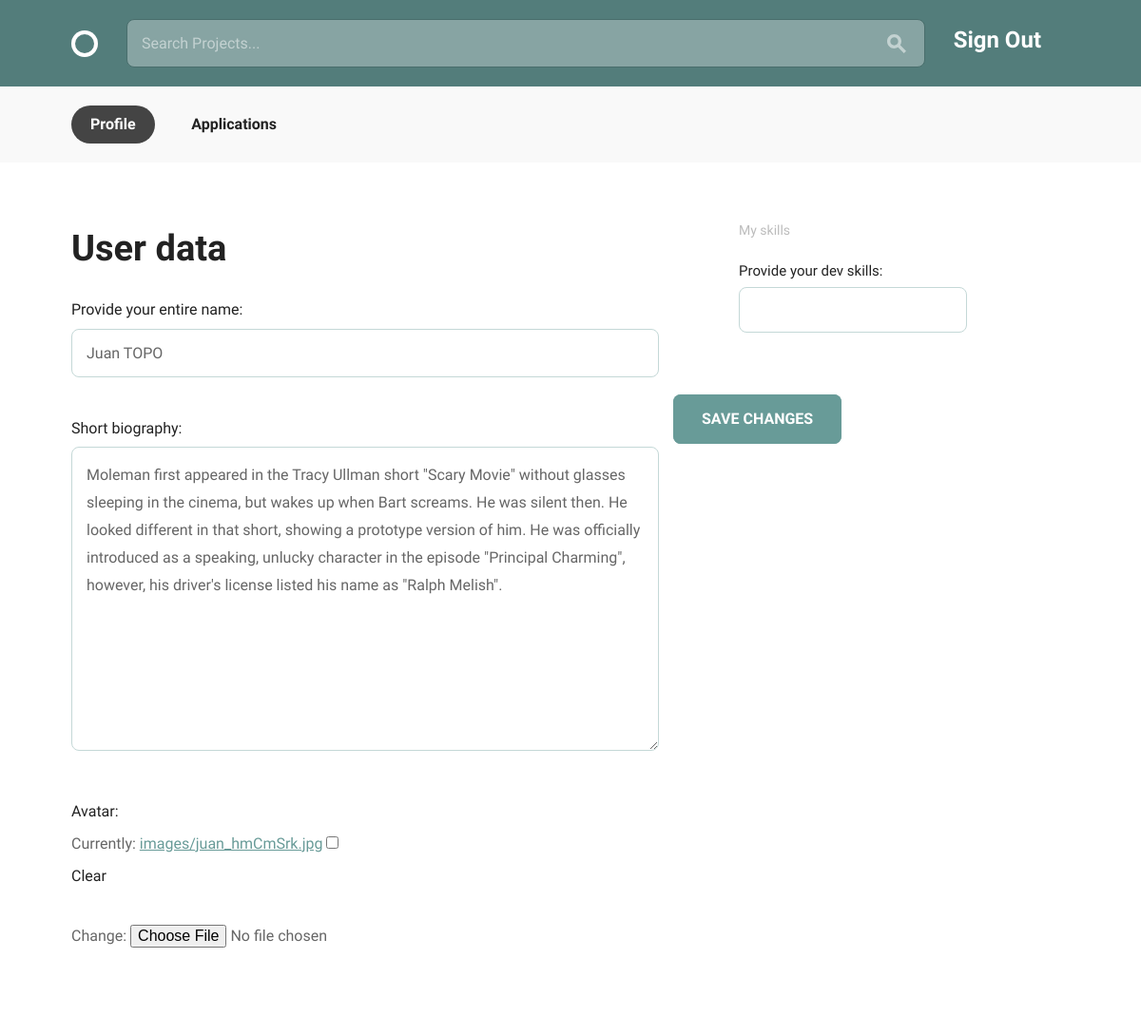
Before: /teams/profile_edit/ (signed in) with the older database file.
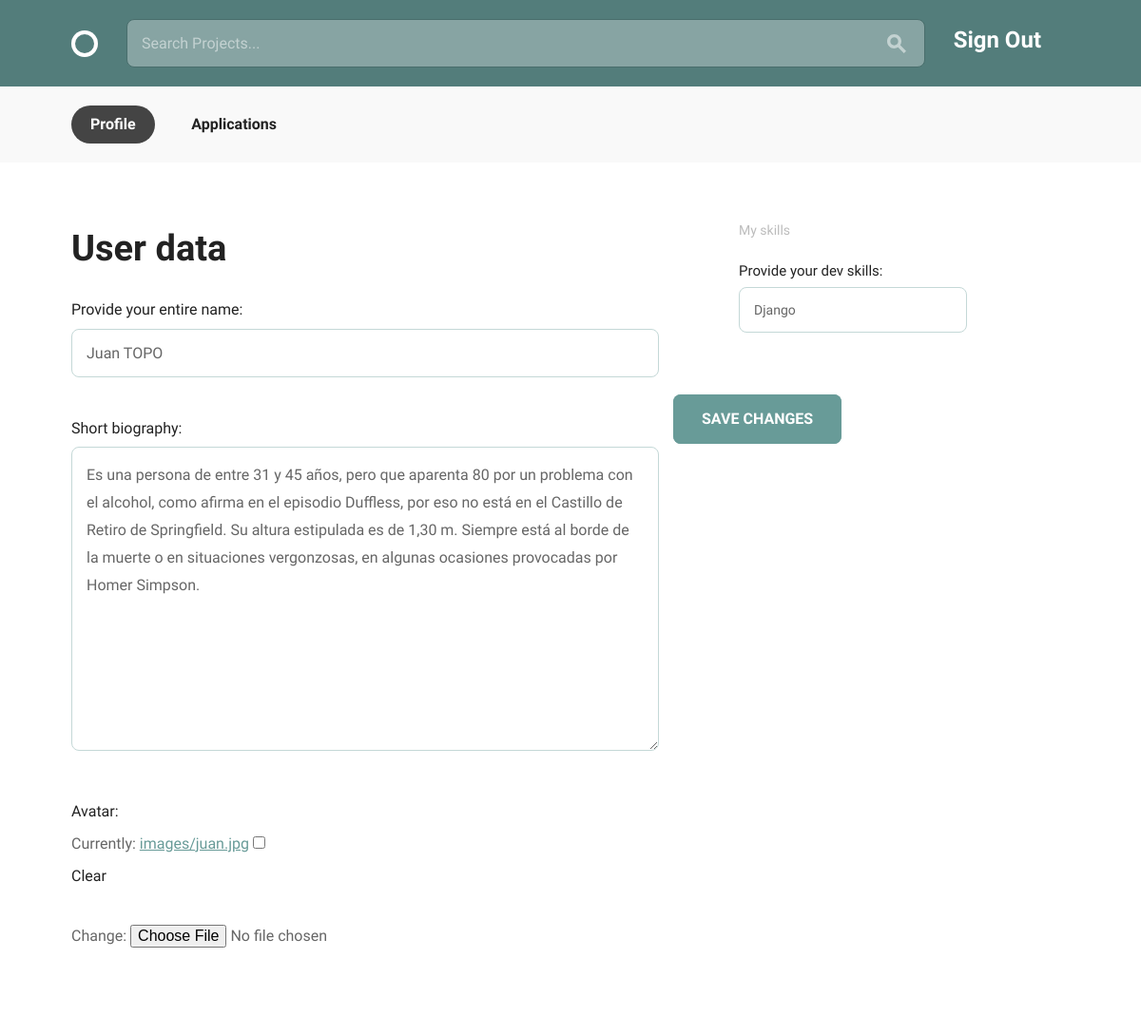
After: the same page with the newer database file.
### teams/models.py (models this page shows, shortened)
class Profile(models.Model):
    username = models.OneToOneField(
        User, on_delete=models.CASCADE, unique=True
    )
    fullname = models.CharField(max_length=200, blank=True)
    bio = models.TextField(max_length=400, blank=True)
    avatar = models.ImageField(upload_to='images/', null=True, blank=True)
    skills = models.CharField(max_length=1000, default='')
    current_projects = models.CharField(max_length=20, default='')
    old_projects = models.CharField(max_length=20, default='')

### teams/views.py (the view)
@login_required
@transaction.atomic
def profile_edit(request):
    if request.method == 'POST':
        profile_form = forms.ProfileForm(
            request.POST, request.FILES, instance=request.user.profile)
        skills_form = forms.SkillsForm(
            request.POST, instance=request.user.profile)
        if profile_form.is_valid() and skills_form.is_valid():
            profile_form.save()
            skills_form.save()
            messages.success(request, 'Profile successfully updated!')
            return redirect('teams:profile')
    else:
        profile_form = forms.ProfileForm(instance=request.user.profile)
        skills_form = forms.SkillsForm(instance=request.user.profile)
    return render(
        request, 'profile_edit.html',
        {'profile_form': profile_form, 'skills_form': skills_form}
    )

### teams/forms.py (shortened to what this page needs)
class ProfileForm(forms.ModelForm):
    class Meta:
        model = models.Profile
        fields = (
            'fullname', 'bio', 'avatar',
        )
        labels = {
            'fullname': 'Provide your entire name',
            'bio': 'Short biography',
            'skills': 'Provide your dev skills',
        }

class SkillsForm(forms.ModelForm):
    class Meta:
        model = models.Profile
        fields = ('skills',)
        labels = {'skills': 'Provide your dev skills'}

### teams/templates/profile_edit.html (shortened to what this page needs)
{% extends 'layout.html' %}
{% block content %}
<div class="bounds circle--page circle--article">
  <form method="POST" enctype="multipart/form-data" action="">
    <div class="grid-60">
      <h1>User data</h1>
        <div class="circle--article--body">
          {{ profile_form.as_p }}
        </div>
    </div>
    <div class="grid-25 grid-push-5">
      <div class="circle--secondary--module">
        <h3>My skills</h3>
            {{ skills_form.as_table }}
      </div>
    </div>
  <input type="submit" class="button-primary" value="SAVE CHANGES">
  </form>
</div>
{% endblock %}

### templates/layout.html (shortened to what this page needs)
{% load static from staticfiles %}
<!DOCTYPE html>
<html lang="en">
<head>
  <link rel="stylesheet" href="{% static 'css/global.css' %}">
</head>
<body>
  <header class="circle--header">
    <div class="bounds">
      <div class="circle--fluid">
        <div class="circle--fluid--cell">
          <h1 class="hide-text circle--logo"><a class="logo" href="{% url 'index' %}"> </a>
          </h1>
        </div>
        <div class="circle--fluid--cell circle--fluid--primary">
          <div class="circle--search">
            <input type="text" placeholder="Search Projects..." />
            <button>
            </button>
          </div>
        </div>
        <div class="circle--fluid--cell circle--fluid--secondary">
          <nav>
            <ul class="circle--inline">
              {% if not user.is_authenticated %}
                <li><h1><a href="{% url 'teams:sign_up' %}">Sign Up</a></h1></li>
                <li><h1><a href="{% url 'teams:sign_in' %}">Sign In</a></h1></li>
              {% else %}
                <li><h1><a href="{% url 'teams:sign_out' %}">Sign Out</a></h1></li>
              {% endif %}
            </ul>
          </nav>
        </div>
      </div>
    </div>
  </header>
  {% if user.is_authenticated %}
    <div class="circle--actions--bar">
      <nav class="bounds">
        <ul class="circle--pill--list">
          <li><a class="selected" href="{% url 'teams:profile' %}">Profile</a></li>
          <li><a href="applications.html">Applications</a></li>
        </ul>
      </nav>
    </div>
  {% endif %}
  {% block content %} {% endblock %}
</body>
</html>

Changed rows visible on the page:
changed Profile "Juan TOPO": bio "Moleman first appeared in the Tracy Ullman short \"Scary Movie\" without glasses sleeping in the cinema, but wakes up when Bart screams. He was silent then. He looked different in that short, showing a prototype version of him. He was officially introduced as a speaking, unlucky character in the episode \"Principal Charming\", however, his driver's license listed his name as \"Ralph Melish\"." → "Es una persona de entre 31 y 45 años, pero que aparenta 80 por un problema con el alcohol, como afirma en el episodio Duffless, por eso no está en el Castillo de Retiro de Springfield. Su altura estipulada es de 1,30 m. Siempre está al borde de la muerte o en situaciones vergonzosas, en algunas ocasiones provocadas por Homer Simpson."; skills (not shown) → "Django"
Other visible differences:
text no longer shown: "Provide your entire name: Short biography: Avatar: Currently: images/juan_hmCmSrk.jpg Clear Change:"
text now shown: "Provide your entire name: Short biography: Avatar: Currently: images/juan.jpg Clear Change:"
